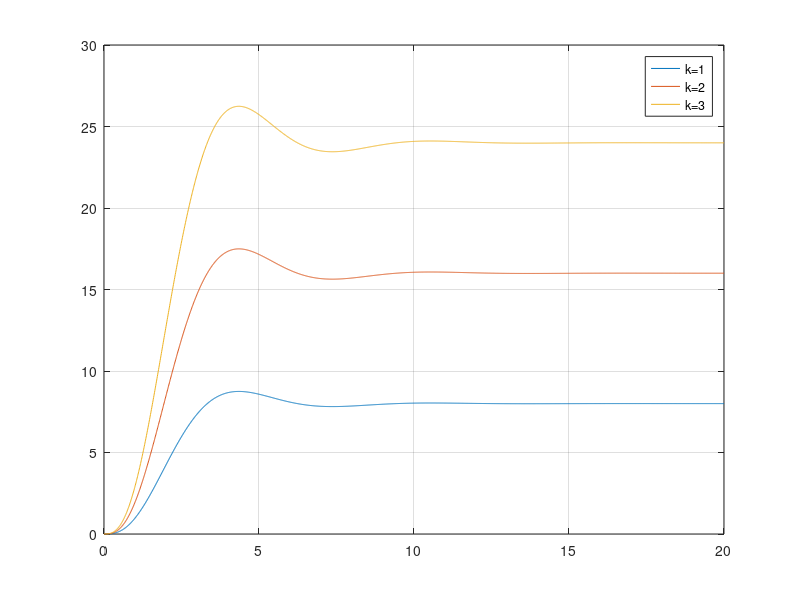

This figure's MATLAB source:
%%effect of loop gain of a negative feedback system of on stability
z=[]
p=[-0.5+i -0.5-i -1]
k1=10
k2=20
k3=30
G1=zpk(z,p,k1)
G2=zpk(z,p,k2)
G3=zpk(z,p,k3)
t=[0:0.01:20]
[y1,t]=step(G1,t)
[y2,t]=step(G2,t)
[y3,t]=step(G3,t)
figure(8)
plot(t,y1,t,y2,t,y3)
legend('k=1','k=2','k=3')
grid
